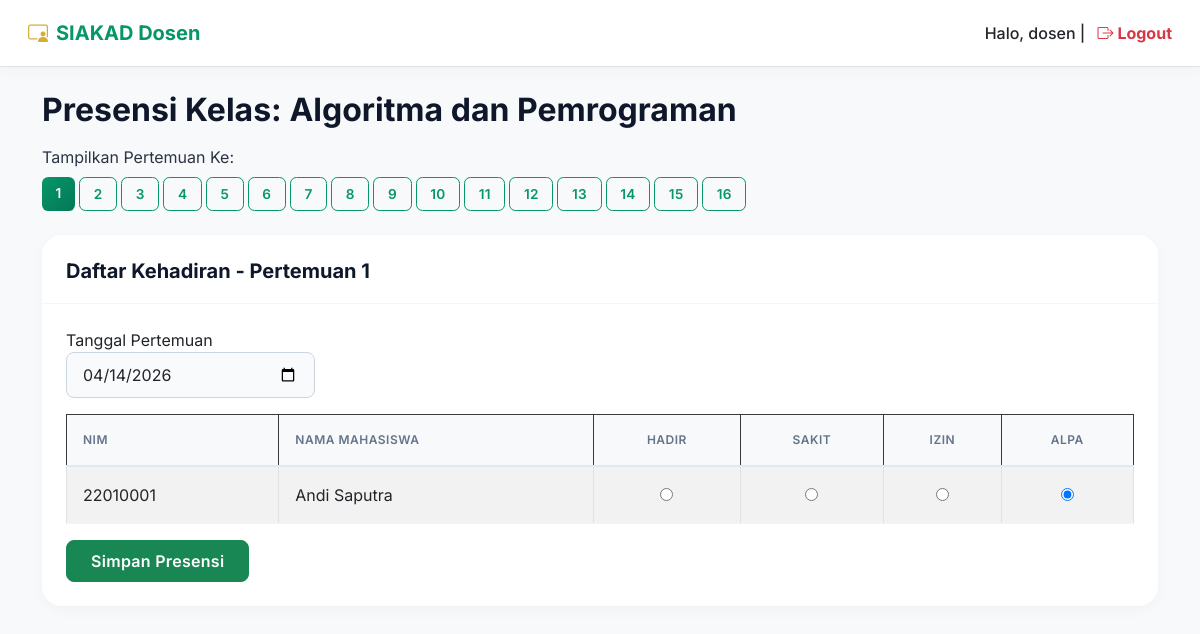
The page /views/dosen/presensi.php?id_jadwal=1 (signed in) on the database its author committed.
### tables this page shows
CREATE TABLE `jadwal_kuliah` (
  `id_jadwal` int(11) NOT NULL AUTO_INCREMENT,
  `id_mk` int(11) NOT NULL,
  `id_dosen` int(11) NOT NULL,
  `hari` varchar(20) NOT NULL,
  `jam` varchar(20) NOT NULL,
  `ruang` varchar(20) NOT NULL,
  `kuota` int(11) NOT NULL,
  PRIMARY KEY (`id_jadwal`),
  KEY `id_mk` (`id_mk`),
  KEY `id_dosen` (`id_dosen`),
  CONSTRAINT `jadwal_kuliah_ibfk_1` FOREIGN KEY (`id_mk`) REFERENCES `mata_kuliah` (`id_mk`),
  CONSTRAINT `jadwal_kuliah_ibfk_2` FOREIGN KEY (`id_dosen`) REFERENCES `dosen` (`id_dosen`)
);

CREATE TABLE `mata_kuliah` (
  `id_mk` int(11) NOT NULL AUTO_INCREMENT,
  `kode_mk` varchar(20) NOT NULL,
  `nama_mk` varchar(100) NOT NULL,
  `sks` int(11) NOT NULL,
  `semester` int(11) NOT NULL,
  `id_prasyarat` int(11) DEFAULT NULL,
  `id_kurikulum` int(11) NOT NULL,
  PRIMARY KEY (`id_mk`),
  UNIQUE KEY `kode_mk` (`kode_mk`),
  KEY `id_prasyarat` (`id_prasyarat`),
  KEY `id_kurikulum` (`id_kurikulum`),
  KEY `idx_mk_kode` (`kode_mk`),
  CONSTRAINT `mata_kuliah_ibfk_1` FOREIGN KEY (`id_prasyarat`) REFERENCES `mata_kuliah` (`id_mk`),
  CONSTRAINT `mata_kuliah_ibfk_2` FOREIGN KEY (`id_kurikulum`) REFERENCES `kurikulum` (`id_kurikulum`)
);

CREATE TABLE `mahasiswa` (
  `id_mhs` int(11) NOT NULL AUTO_INCREMENT,
  `nim` varchar(20) NOT NULL,
  `nik` varchar(20) NOT NULL,
  `nama` varchar(100) NOT NULL,
  `nama_ibu` varchar(100) NOT NULL,
  `jalur_masuk` varchar(50) NOT NULL,
  `status_pembayaran` enum('0','1') NOT NULL DEFAULT '0',
  `jatah_sks` int(11) NOT NULL DEFAULT 24,
  `id_prodi` int(11) NOT NULL,
  `no_ijazah` varchar(50) DEFAULT NULL,
  `status_kuliah` enum('Aktif','Cuti','Lulus','Keluar') NOT NULL DEFAULT 'Aktif',
  PRIMARY KEY (`id_mhs`),
  UNIQUE KEY `nim` (`nim`),
  KEY `id_prodi` (`id_prodi`),
  KEY `idx_mahasiswa_nim` (`nim`),
  CONSTRAINT `mahasiswa_ibfk_1` FOREIGN KEY (`id_prodi`) REFERENCES `prodi` (`id_prodi`)
);

### views/dosen/presensi.php (the view, shortened to what this page needs)
<?php
require_once '../../config/db.php';
$id_dosen = $_SESSION['user']['id_dosen'] ?? $_SESSION['user']['id'];
$id_jadwal = isset($_GET['id_jadwal']) ? intval($_GET['id_jadwal']) : 0;
$pertemuan_ke = isset($_GET['pertemuan']) ? intval($_GET['pertemuan']) : 1;
$stmt = $pdo->prepare('SELECT jk.*, mk.nama_mk FROM jadwal_kuliah jk JOIN mata_kuliah mk ON jk.id_mk = mk.id_mk WHERE jk.id_jadwal = ? AND jk.id_dosen = ?');
$stmt->execute([$id_jadwal, $id_dosen]);
$kelas = $stmt->fetch();
$stmt = $pdo->prepare('SELECT mhs.id_mhs, mhs.nim, mhs.nama FROM krs JOIN mahasiswa mhs ON krs.id_mhs = mhs.id_mhs WHERE krs.id_jadwal = ? AND krs.status_krs = "setuju" ORDER BY mhs.nim');
$stmt->execute([$id_jadwal]);
$peserta = $stmt->fetchAll();
$presensi_exist = [];
$tanggal_exist = date('Y-m-d');
?>
<!DOCTYPE html>
<html lang="id">
<head>
    <link href="https://cdn.jsdelivr.net/npm/bootstrap@5.3.0/dist/css/bootstrap.min.css" rel="stylesheet">
    <link rel="stylesheet" href="../../public/css/style.css">
    <link rel="stylesheet" href="https://cdn.jsdelivr.net/npm/bootstrap-icons@1.11.1/font/bootstrap-icons.css">
</head>
<body class="bg-light">
<nav class="navbar navbar-expand-lg border-bottom sticky-top bg-white px-3 mb-4 shadow-sm">
    <div class="container-fluid">
        <a class="navbar-brand fw-bold text-primary" href="dashboard.php">
            <i class="bi bi-person-video3 text-warning me-2"></i>SIAKAD Dosen
        </a>
        <span class="navbar-text ms-auto text-dark fw-medium">
            Halo, <?= htmlspecialchars($_SESSION['user']['username'] ?? $_SESSION['user']['nama']) ?> |
            <a href="../../auth/logout.php" class="text-danger fw-bold text-decoration-none ms-2"><i class="bi bi-box-arrow-right"></i> Logout</a>
        </span>
    </div>
</nav>
<div class="container pb-5">
    <h2>Presensi Kelas: <?= htmlspecialchars($kelas['nama_mk']) ?></h2>
    <div class="mb-4 mt-3">
        Tampilkan Pertemuan Ke:
        <div class="d-flex flex-wrap gap-1 mt-2">
            <?php for ($i=1; $i<=16; $i++): ?>
                <a href="?id_jadwal=<?= $id_jadwal ?>&pertemuan=<?= $i ?>" class="btn <?= $pertemuan_ke == $i ? 'btn-primary' : 'btn-outline-primary' ?> btn-sm"><?= $i ?></a>
            <?php endfor; ?>
        </div>
    </div>
    <div class="card shadow-sm">
        <div class="card-header bg-white mt-1">
            <h5 class="mb-0">Daftar Kehadiran - Pertemuan <?= $pertemuan_ke ?></h5>
        </div>
        <div class="card-body">
            <form method="post">
                <div class="row mb-3">
                    <div class="col-md-3">
                        <label>Tanggal Pertemuan</label>
                        <input type="date" name="tanggal" class="form-control" value="<?= htmlspecialchars($tanggal_exist) ?>" required>
                    </div>
                </div>
                <table class="table table-bordered table-striped">
                    <thead class="table-dark">
                        <tr>
                            <th>NIM</th>
                            <th>Nama Mahasiswa</th>
                            <th class="text-center">Hadir</th>
                            <th class="text-center">Sakit</th>
                            <th class="text-center">Izin</th>
                            <th class="text-center">Alpa</th>
                        </tr>
                    </thead>
                    <tbody>
                        <?php foreach ($peserta as $p):
                            $st = $presensi_exist[$p['id_mhs']] ?? 'A';
                        ?>
                        <tr>
                            <td><?= htmlspecialchars($p['nim']) ?></td>
                            <td><?= htmlspecialchars($p['nama']) ?></td>
                            <td class="text-center"><input type="radio" name="status[<?= $p['id_mhs'] ?>]" value="H" <?= $st=='H'?'checked':'' ?>></td>
                            <td class="text-center"><input type="radio" name="status[<?= $p['id_mhs'] ?>]" value="S" <?= $st=='S'?'checked':'' ?>></td>
                            <td class="text-center"><input type="radio" name="status[<?= $p['id_mhs'] ?>]" value="I" <?= $st=='I'?'checked':'' ?>></td>
                            <td class="text-center"><input type="radio" name="status[<?= $p['id_mhs'] ?>]" value="A" <?= $st=='A'?'checked':'' ?>></td>
                        </tr>
                        <?php endforeach; ?>
                    </tbody>
                </table>
                <button type="submit" class="btn btn-success mt-3 px-4">Simpan Presensi</button>
            </form>
        </div>
    </div>
</div>
</body>
</html>

### public/css/style.css (style rules this page uses)
:root { --stis-green: #059669; --stis-green-hover: #047857; --stis-green-soft: rgba(5, 150, 105, 0.08); --stis-gold: #d4af37; --stis-gold-dark: #b5952f; --glass-bg: rgba(255, 255, 255, 0.7); --glass-border: rgba(255, 255, 255, 0.4); }
.text-primary { color: var(--stis-green) !important; }
.btn-primary { background-color: var(--stis-green) !important; border-color: var(--stis-green) !important; color: white !important; }
.btn-outline-primary { color: var(--stis-green) !important; border-color: var(--stis-green) !important; }
.text-warning { color: var(--stis-gold) !important; }
body { font-family: 'Inter', sans-serif; background-color: #f4f7f9; color: #2b3445; }
.card { border: none !important; border-radius: 1.25rem !important; box-shadow: 0 10px 30px rgba(0, 0, 0, 0.04) !important; transition: transform 0.3s cubic-bezier(0.34, 1.56, 0.64, 1), box-shadow 0.3s ease; background: #ffffff; }
.card-header { background-color: #ffffff; border-bottom: 1px solid rgba(0, 0, 0, 0.04); padding: 1.25rem 1.5rem; border-top-left-radius: 1rem !important; border-top-right-radius: 1rem !important; font-weight: 700; }
.card-body { padding: 1.5rem; }
.table { vertical-align: middle; margin-bottom: 0; }
.table thead th { background-color: #f8f9fa; color: #64748b; font-weight: 600; text-transform: uppercase; font-size: 0.75rem; letter-spacing: 0.5px; border-bottom: 2px solid #e2e8f0; border-top: none; padding: 1rem; }
.table tbody td { padding: 1rem; border-bottom: 1px solid #f1f5f9; }
.btn { font-weight: 600; letter-spacing: 0.3px; border-radius: 0.5rem; padding: 0.5rem 1.25rem; transition: all 0.2s ease; }
.btn-sm { padding: 0.35rem 0.85rem; font-size: 0.85rem; border-radius: 0.4rem; }
.btn-primary { background: linear-gradient(135deg, var(--stis-green), var(--stis-green-hover)) !important; border: none !important; }
.form-control, .form-select { border-radius: 0.5rem; padding: 0.65rem 1rem; border: 1px solid #cbd5e1; transition: all 0.2s; background-color: #f8fafc; }
h1, h2, h3, h4, h5, h6 { font-weight: 700; color: #0f172a; }
.navbar { box-shadow: 0 2px 15px rgba(0,0,0,0.04) !important; padding: 0.8rem 1.5rem; }
.shadow-sm { box-shadow: 0 4px 15px rgba(0,0,0,0.03) !important; }

### rows shown on the page
jadwal_kuliah: id_mk.nama_mk "Algoritma dan Pemrograman"
mahasiswa: nim "22010001", nama "Andi Saputra", id_mhs "☑"

### other values the page prints
$_SESSION['user']['username'] "dosen"
$pertemuan_ke "1"
